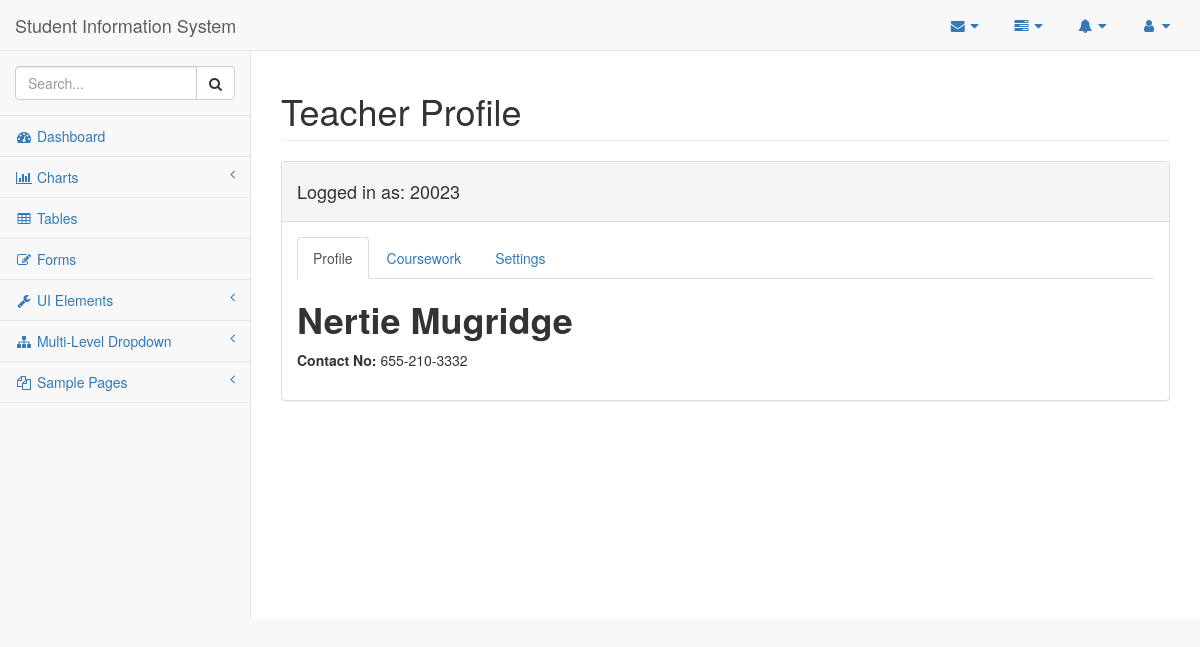
Before: /view (signed in) with the older database file.
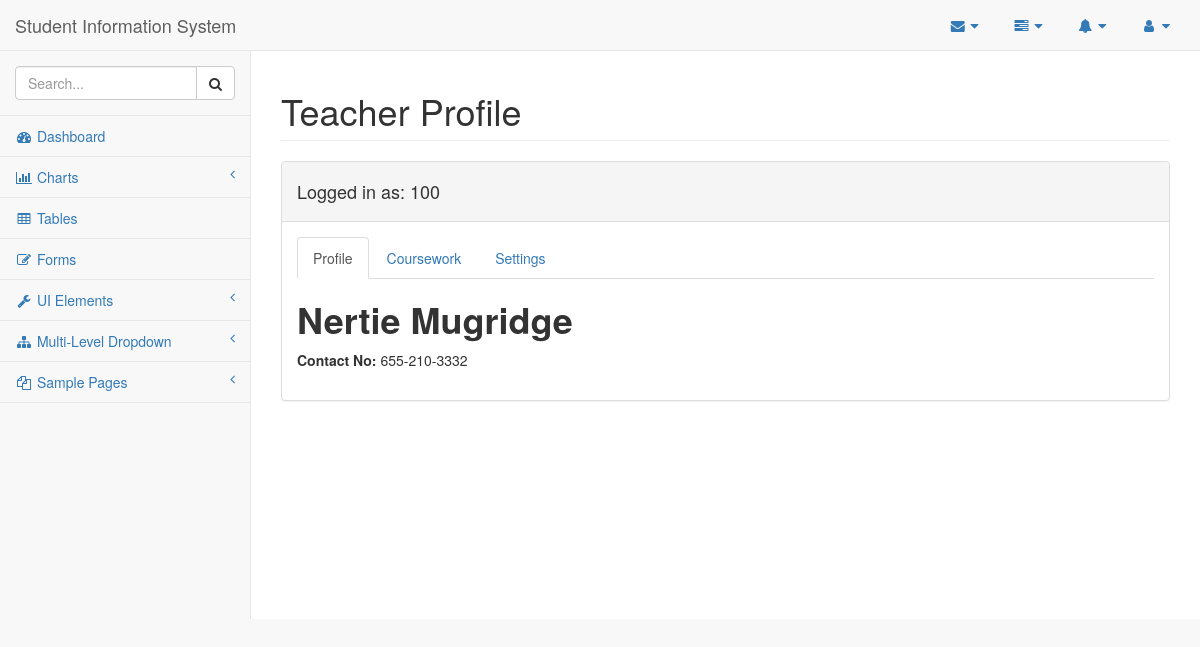
After: the same page with the newer database file.
### tables this page shows
CREATE TABLE Teacher
(
 teacher_id    integer NOT NULL ,
 sub_code      integer NOT NULL ,
 teacher_name  text NOT NULL ,
 phone         numeric NOT NULL ,
 date_of_birth date NOT NULL ,
 password      text NOT NULL ,
PRIMARY KEY (teacher_id, sub_code),
FOREIGN KEY (sub_code) REFERENCES Subject(sub_code) ON DELETE CASCADE ON UPDATE CASCADE
);

### flaskapp.py (the view, shortened to what this page needs)
@app.route('/view', methods=['GET', 'POST'])
def view():
    global ID
    teacher = query_db("SELECT * FROM Teacher \
                         WHERE teacher_id=?", [ID], one=True)
    student_list = query_db("SELECT * FROM Student")
    if request.method == 'GET':
        if not session.get('logged_in'):
            return login()
        else:
            print(teacher)
            return render_template("user.html", id=ID, teacher=teacher, error=None, student_list=student_list)

### flaskapp.py (called while the page is built)
def get_db():
    db = getattr(g, '_database', None)
    if db is None:
        db = g._database = sqlite3.connect(DATABASE)
        db.row_factory = sqlite3.Row
    return db

def query_db(query, args=(), one=False):
    cur = get_db().execute(query, args)
    rv = cur.fetchall()
    cur.close()
    return (rv[0] if rv else None) if one else rv

@app.teardown_appcontext
def close_connection(exception):
    db = getattr(g, '_database', None)
    if db is not None:
        db.close()

### templates/user.html (shortened to what this page needs)
{% extends "base.html" %}
{% block title %}
Teacher Profile
{% endblock title %}
{% block content %}
<div class="panel panel-default">
  <div class="panel-heading">
    <h4>Logged in as: {{ teacher['teacher_id'] }}</h4>
  </div>
  <div class="panel-body">
    <ul class="nav nav-tabs">
      <li class="active"><a href="#profile" data-toggle="tab" aria-expanded="true">Profile</a>
      </li>
      <li><a href="#messages" data-toggle="tab">Coursework</a>
      </li>
      <li><a href="#settings" data-toggle="tab">Settings</a>
      </li>
    </ul>
    <div class="tab-content">
      <div class="tab-pane fade active in" id="profile">
        <h1><strong>{{ teacher['teacher_name'] }}</strong></h1>
        <p><label>Contact No: </label> {{ teacher['phone'] }}</p>
      </div>
    </div>
      </div>
    </div>
    {% endblock content%}

### templates/base.html (shortened to what this page needs)
<!DOCTYPE html>
<html lang="en">
<head>
  <link href="{{ url_for('static', filename='vendor/bootstrap/css/bootstrap.min.css') }}" rel="stylesheet">
  <link href="{{ url_for('static', filename='vendor/metisMenu/metisMenu.min.css') }}" rel="stylesheet">
  <link href="{{ url_for('static', filename='dist/css/sb-admin-2.css') }}" rel="stylesheet">
  <link href="{{ url_for('static', filename='vendor/morrisjs/morris.css') }}" rel="stylesheet">
  <link rel="stylesheet" href="https://stackpath.bootstrapcdn.com/font-awesome/4.7.0/css/font-awesome.min.css">
</head>
<body>
  <div id="wrapper">
    <nav class="navbar navbar-default navbar-static-top" role="navigation" style="margin-bottom: 0">
      <div class="navbar-header">
        <a class="navbar-brand" href="index.html">Student Information System</a>
      </div>
      <ul class="nav navbar-top-links navbar-right">
        <li class="dropdown">
          <a class="dropdown-toggle" data-toggle="dropdown" href="#">
            <i class="fa fa-envelope fa-fw"></i> <i class="fa fa-caret-down"></i>
          </a>
        </li>
        <li class="dropdown">
          <a class="dropdown-toggle" data-toggle="dropdown" href="#">
            <i class="fa fa-tasks fa-fw"></i> <i class="fa fa-caret-down"></i>
          </a>
        </li>
        <li class="dropdown">
          <a class="dropdown-toggle" data-toggle="dropdown" href="#">
            <i class="fa fa-bell fa-fw"></i> <i class="fa fa-caret-down"></i>
          </a>
        </li>
        <li class="dropdown">
          <a class="dropdown-toggle" data-toggle="dropdown" href="#">
            <i class="fa fa-user fa-fw"></i> <i class="fa fa-caret-down"></i>
          </a>
        </li>
      </ul>
      <div class="navbar-default sidebar" role="navigation">
        <div class="sidebar-nav navbar-collapse">
          <ul class="nav" id="side-menu">
            <li class="sidebar-search">
              <div class="input-group custom-search-form">
                <input type="text" class="form-control" placeholder="Search...">
                <span class="input-group-btn">
                  <button class="btn btn-default" type="button">
                    <i class="fa fa-search"></i>
                  </button>
                </span>
              </div>
            </li>
            <li>
              <a href="index.html"><i class="fa fa-dashboard fa-fw"></i> Dashboard</a>
            </li>
            <li>
              <a href="#"><i class="fa fa-bar-chart-o fa-fw"></i> Charts<span class="fa arrow"></span></a>
            </li>
            <li>
              <a href="tables.html"><i class="fa fa-table fa-fw"></i> Tables</a>
            </li>
            <li>
              <a href="forms.html"><i class="fa fa-edit fa-fw"></i> Forms</a>
            </li>
            <li>
              <a href="#"><i class="fa fa-wrench fa-fw"></i> UI Elements<span class="fa arrow"></span></a>
            </li>
            <li>
              <a href="#"><i class="fa fa-sitemap fa-fw"></i> Multi-Level Dropdown<span class="fa arrow"></span></a>
            </li>
            <li>
              <a href="#"><i class="fa fa-files-o fa-fw"></i> Sample Pages<span class="fa arrow"></span></a>
            </li>
          </ul>
        </div>
      </div>
    </nav>
    <div id="page-wrapper">
      <div class="row">
        <div class="col-lg-12">
          <h1 class="page-header">
            {% block title %}{% endblock %}
          </h1>
        </div>
      </div>
      {% block content %}{% endblock content %}
    </div>
</body>
</html>

Changed rows visible on the page:
changed Teacher "Nertie Mugridge": teacher_id "20023" → "100"
